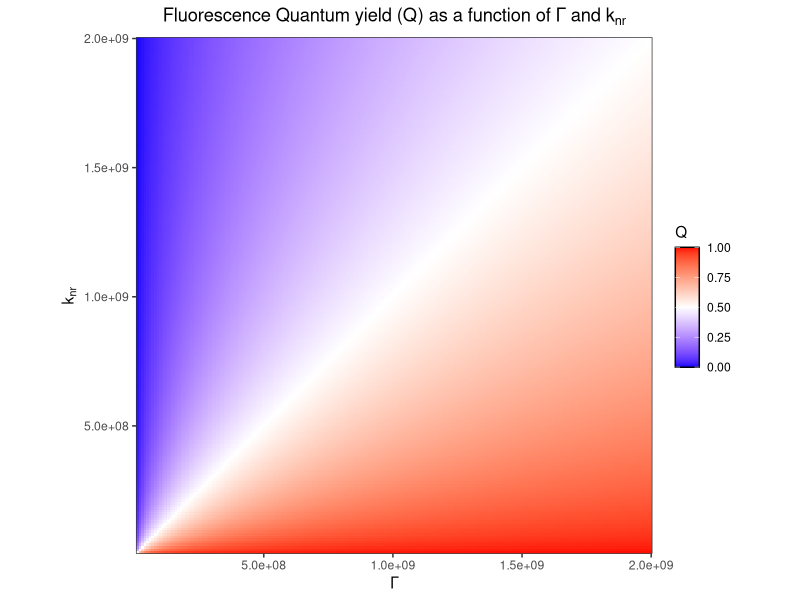
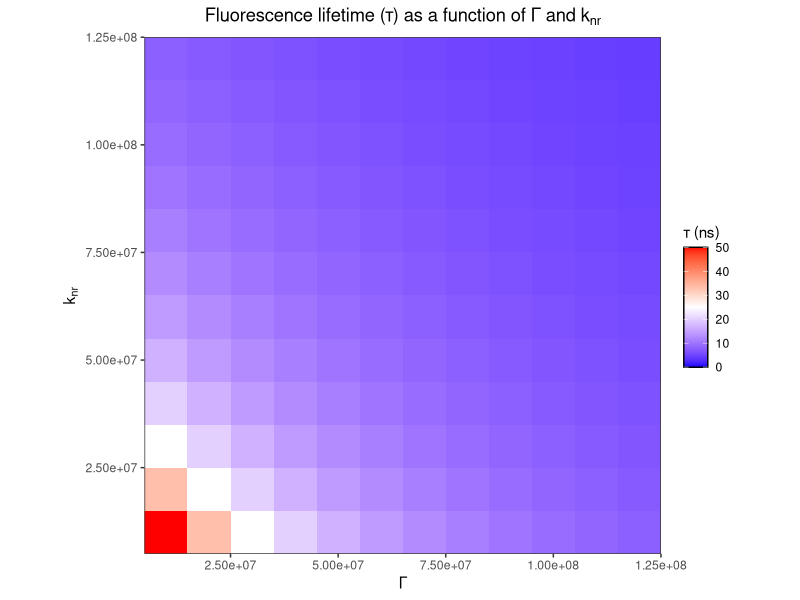
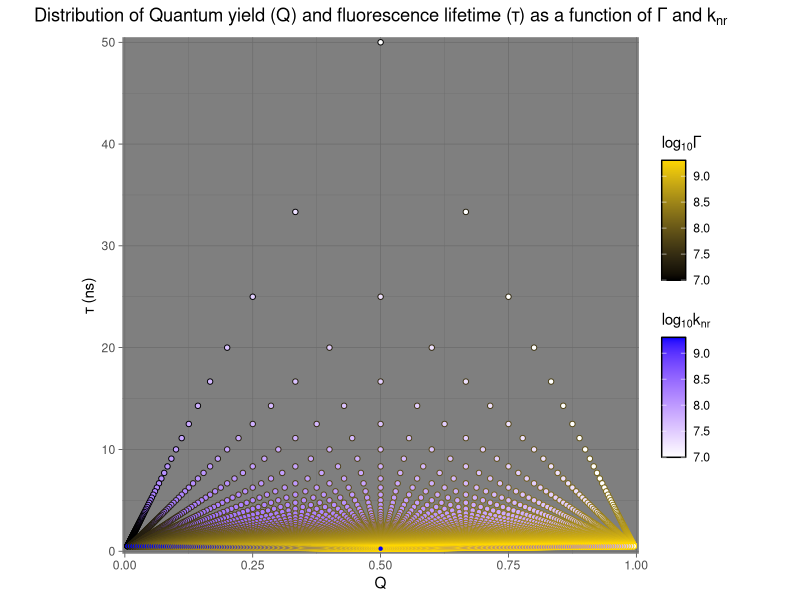

Source code (R) for these figures, in order:
# This script is used to calculate quantum yield and fluorescence lifetimes of fluorophores
# Different fluorescence rate (gamma) and non-radiative rates (k_nr) are sampled
# The relationship between quantum yield and fluorescence lifetimes with varying gamma and k_nr is plotted

library(dplyr)
library(ggplot2)

decay_rates = seq(1e7, 2e9, 1e7)		# decay rates
all_gammas = c()						# fluorescence decay rates
all_knrs = c()							# non-radiative decay rates

# sample decay rates
for (gamma in decay_rates) {
	for (knr in decay_rates) {
		all_gammas = append(all_gammas, gamma)		# store fluorescence decay rate
		all_knrs = append(all_knrs, knr)			# store non-radiative decay rate
	}
}

# data frame to store fluorescence data
fluorescence_df = data.frame("gamma" = all_gammas,
							 "knr" = all_knrs)

# calculate quantum yield
fluorescence_df = fluorescence_df %>%
	mutate(Q = gamma/(gamma + knr))

# calculate fluorescence lifetime in ns
fluorescence_df = fluorescence_df %>%
	mutate(tau = (1/(gamma + knr))*1e9)

# log10 transform
fluorescence_df$gamma_log10 = log10(fluorescence_df$gamma)
fluorescence_df$knr_log10 = log10(fluorescence_df$knr)

# Quantum yield as a function of gamma and k_nr
q_plot = ggplot(fluorescence_df, aes(gamma, knr, fill = Q)) +
	geom_tile() +
	scale_fill_gradientn(colours = c("blue", "white", "red"),
						 limits = c(0, 1),
						 guide = guide_colorbar(frame.colour = "black")) +
	scale_x_continuous(expand = c(0,0)) +
	scale_y_continuous(expand = c(0,0)) +
	xlab(bquote("\u0393")) +
	ylab(bquote("k"[nr])) +
	ggtitle(bquote("Fluorescence Quantum yield (Q) as a function of \u0393 and k"[nr])) +
	theme_bw() +
	theme(aspect.ratio = 1,
		  plot.title = element_text(hjust = 0.5))

# Fluorescence lifetime as a function of gamma and k_nr
tau_plot = ggplot(fluorescence_df, aes(gamma, knr, fill = tau)) +
	geom_tile() +
	scale_fill_gradientn(colours = c("blue", "white", "red"),
						 limits = c(0, 50),
						 guide = guide_colorbar(frame.colour = "black")) +
	scale_x_continuous(expand = c(0,0), limits = c(0.5e7, 1.25e8)) +
	scale_y_continuous(expand = c(0,0), limits = c(0.5e7, 1.25e8)) +
	xlab(bquote("\u0393")) +
	ylab(bquote("k"[nr])) +
	ggtitle(bquote("Fluorescence lifetime (\u03c4) as a function of \u0393 and k"[nr])) +
	labs(fill = bquote("\u03c4 (ns)")) +
	theme_bw() +
	theme(aspect.ratio = 1,
		  plot.title = element_text(hjust = 0.5))

# Distribution of quantum yield and fluorescence lifetime as a function of gamma and k_nr
q_tau_combined = ggplot(fluorescence_df, aes(Q, tau, color = gamma_log10, fill = knr_log10)) +
	geom_point(shape = 21) +
	scale_color_gradientn(colors = c("black", "gold"),
						  guide = guide_colorbar(frame.colour = "black")) +
	scale_fill_gradientn(colours = c("white", "blue"),
						 guide = guide_colorbar(frame.colour = "black")) +
	scale_x_continuous(expand = c(0.01,0)) +
	scale_y_continuous(expand = c(0.01,0)) +
	labs(color = bquote("log"[10]*"\u0393"),
		 fill = bquote("log"[10]*"k"[nr])) +
	ylab(bquote("\u03c4 (ns)")) +
	ggtitle(bquote("Distribution of Quantum yield (Q) and fluorescence lifetime (\u03c4) as a function of \u0393 and k"[nr])) +
	theme_dark() +
	theme(aspect.ratio = 1,
		  plot.title = element_text(hjust = 0.5))

ggsave("fluorescence_Q-gamma_v_knr.png",
	   plot = q_plot,
	   dpi = 300)

ggsave("fluorescence_tau-gamma_v_knr.png",
	   plot = tau_plot,
	   dpi = 300)

ggsave("fluorescence_gamma_and_knr-Q_v_tau.png",
	   plot = q_tau_combined,
	   dpi = 300)

# Ankit Roy
# 5th July, 2022